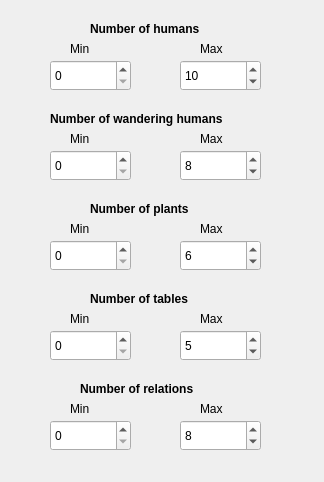
<?xml version="1.0" encoding="UTF-8"?>
<ui version="4.0">
 <class>confDialog</class>
 <widget class="QDialog" name="confDialog">
  <property name="geometry">
   <rect>
    <x>0</x>
    <y>0</y>
    <width>324</width>
    <height>482</height>
   </rect>
  </property>
  <property name="sizePolicy">
   <sizepolicy hsizetype="Fixed" vsizetype="Fixed">
    <horstretch>0</horstretch>
    <verstretch>0</verstretch>
   </sizepolicy>
  </property>
  <property name="windowTitle">
   <string>Configuration</string>
  </property>
  <widget class="QLabel" name="label_nhumans">
   <property name="geometry">
    <rect>
     <x>90</x>
     <y>20</y>
     <width>141</width>
     <height>17</height>
    </rect>
   </property>
   <property name="font">
    <font>
     <weight>75</weight>
     <bold>true</bold>
    </font>
   </property>
   <property name="text">
    <string>Number of humans</string>
   </property>
  </widget>
  <widget class="QSpinBox" name="nhumans_min">
   <property name="geometry">
    <rect>
     <x>50</x>
     <y>60</y>
     <width>81</width>
     <height>31</height>
    </rect>
   </property>
  </widget>
  <widget class="QSpinBox" name="nhumans_max">
   <property name="geometry">
    <rect>
     <x>180</x>
     <y>60</y>
     <width>81</width>
     <height>31</height>
    </rect>
   </property>
   <property name="value">
    <number>10</number>
   </property>
  </widget>
  <widget class="QLabel" name="label_min_nhumans">
   <property name="geometry">
    <rect>
     <x>70</x>
     <y>40</y>
     <width>31</width>
     <height>17</height>
    </rect>
   </property>
   <property name="text">
    <string>Min</string>
   </property>
  </widget>
  <widget class="QLabel" name="label_max_nhumans">
   <property name="geometry">
    <rect>
     <x>200</x>
     <y>40</y>
     <width>31</width>
     <height>17</height>
    </rect>
   </property>
   <property name="text">
    <string>Max</string>
   </property>
  </widget>
  <widget class="QLabel" name="label_min_nwandhumans">
   <property name="geometry">
    <rect>
     <x>70</x>
     <y>130</y>
     <width>31</width>
     <height>17</height>
    </rect>
   </property>
   <property name="text">
    <string>Min</string>
   </property>
  </widget>
  <widget class="QLabel" name="label_max_nwandhumans">
   <property name="geometry">
    <rect>
     <x>200</x>
     <y>130</y>
     <width>31</width>
     <height>17</height>
    </rect>
   </property>
   <property name="text">
    <string>Max</string>
   </property>
  </widget>
  <widget class="QLabel" name="label_nwandhumans">
   <property name="geometry">
    <rect>
     <x>50</x>
     <y>110</y>
     <width>211</width>
     <height>17</height>
    </rect>
   </property>
   <property name="font">
    <font>
     <weight>75</weight>
     <bold>true</bold>
    </font>
   </property>
   <property name="text">
    <string>Number of wandering humans</string>
   </property>
  </widget>
  <widget class="QSpinBox" name="nwandhumans_min">
   <property name="geometry">
    <rect>
     <x>50</x>
     <y>150</y>
     <width>81</width>
     <height>31</height>
    </rect>
   </property>
  </widget>
  <widget class="QSpinBox" name="nwandhumans_max">
   <property name="geometry">
    <rect>
     <x>180</x>
     <y>150</y>
     <width>81</width>
     <height>31</height>
    </rect>
   </property>
   <property name="value">
    <number>8</number>
   </property>
  </widget>
  <widget class="QLabel" name="label_nplants">
   <property name="geometry">
    <rect>
     <x>90</x>
     <y>200</y>
     <width>131</width>
     <height>17</height>
    </rect>
   </property>
   <property name="font">
    <font>
     <weight>75</weight>
     <bold>true</bold>
    </font>
   </property>
   <property name="text">
    <string>Number of plants</string>
   </property>
  </widget>
  <widget class="QLabel" name="label_min_nplants">
   <property name="geometry">
    <rect>
     <x>70</x>
     <y>220</y>
     <width>31</width>
     <height>17</height>
    </rect>
   </property>
   <property name="text">
    <string>Min</string>
   </property>
  </widget>
  <widget class="QLabel" name="label_max_nplants">
   <property name="geometry">
    <rect>
     <x>200</x>
     <y>220</y>
     <width>31</width>
     <height>17</height>
    </rect>
   </property>
   <property name="text">
    <string>Max</string>
   </property>
  </widget>
  <widget class="QSpinBox" name="nplants_min">
   <property name="geometry">
    <rect>
     <x>50</x>
     <y>240</y>
     <width>81</width>
     <height>31</height>
    </rect>
   </property>
   <property name="value">
    <number>0</number>
   </property>
  </widget>
  <widget class="QSpinBox" name="nplants_max">
   <property name="geometry">
    <rect>
     <x>180</x>
     <y>240</y>
     <width>81</width>
     <height>31</height>
    </rect>
   </property>
   <property name="value">
    <number>6</number>
   </property>
  </widget>
  <widget class="QLabel" name="label_nplants_2">
   <property name="geometry">
    <rect>
     <x>90</x>
     <y>290</y>
     <width>131</width>
     <height>17</height>
    </rect>
   </property>
   <property name="font">
    <font>
     <weight>75</weight>
     <bold>true</bold>
    </font>
   </property>
   <property name="text">
    <string>Number of tables</string>
   </property>
  </widget>
  <widget class="QLabel" name="label_max_ntables">
   <property name="geometry">
    <rect>
     <x>200</x>
     <y>310</y>
     <width>31</width>
     <height>17</height>
    </rect>
   </property>
   <property name="text">
    <string>Max</string>
   </property>
  </widget>
  <widget class="QSpinBox" name="ntables_min">
   <property name="geometry">
    <rect>
     <x>50</x>
     <y>330</y>
     <width>81</width>
     <height>31</height>
    </rect>
   </property>
   <property name="value">
    <number>0</number>
   </property>
  </widget>
  <widget class="QSpinBox" name="ntables_max">
   <property name="geometry">
    <rect>
     <x>180</x>
     <y>330</y>
     <width>81</width>
     <height>31</height>
    </rect>
   </property>
   <property name="value">
    <number>5</number>
   </property>
  </widget>
  <widget class="QLabel" name="label_min_ntables">
   <property name="geometry">
    <rect>
     <x>70</x>
     <y>310</y>
     <width>31</width>
     <height>17</height>
    </rect>
   </property>
   <property name="text">
    <string>Min</string>
   </property>
  </widget>
  <widget class="QSpinBox" name="nrelations_min">
   <property name="geometry">
    <rect>
     <x>50</x>
     <y>420</y>
     <width>81</width>
     <height>31</height>
    </rect>
   </property>
  </widget>
  <widget class="QLabel" name="label_min_nrelations">
   <property name="geometry">
    <rect>
     <x>70</x>
     <y>400</y>
     <width>31</width>
     <height>17</height>
    </rect>
   </property>
   <property name="text">
    <string>Min</string>
   </property>
  </widget>
  <widget class="QSpinBox" name="nrelations_max">
   <property name="geometry">
    <rect>
     <x>180</x>
     <y>420</y>
     <width>81</width>
     <height>31</height>
    </rect>
   </property>
   <property name="value">
    <number>8</number>
   </property>
  </widget>
  <widget class="QLabel" name="label_max_nrelations">
   <property name="geometry">
    <rect>
     <x>200</x>
     <y>400</y>
     <width>31</width>
     <height>17</height>
    </rect>
   </property>
   <property name="text">
    <string>Max</string>
   </property>
  </widget>
  <widget class="QLabel" name="label_nrelations">
   <property name="geometry">
    <rect>
     <x>80</x>
     <y>380</y>
     <width>151</width>
     <height>17</height>
    </rect>
   </property>
   <property name="font">
    <font>
     <weight>75</weight>
     <bold>true</bold>
    </font>
   </property>
   <property name="text">
    <string>Number of relations</string>
   </property>
  </widget>
 </widget>
 <resources/>
 <connections/>
</ui>
